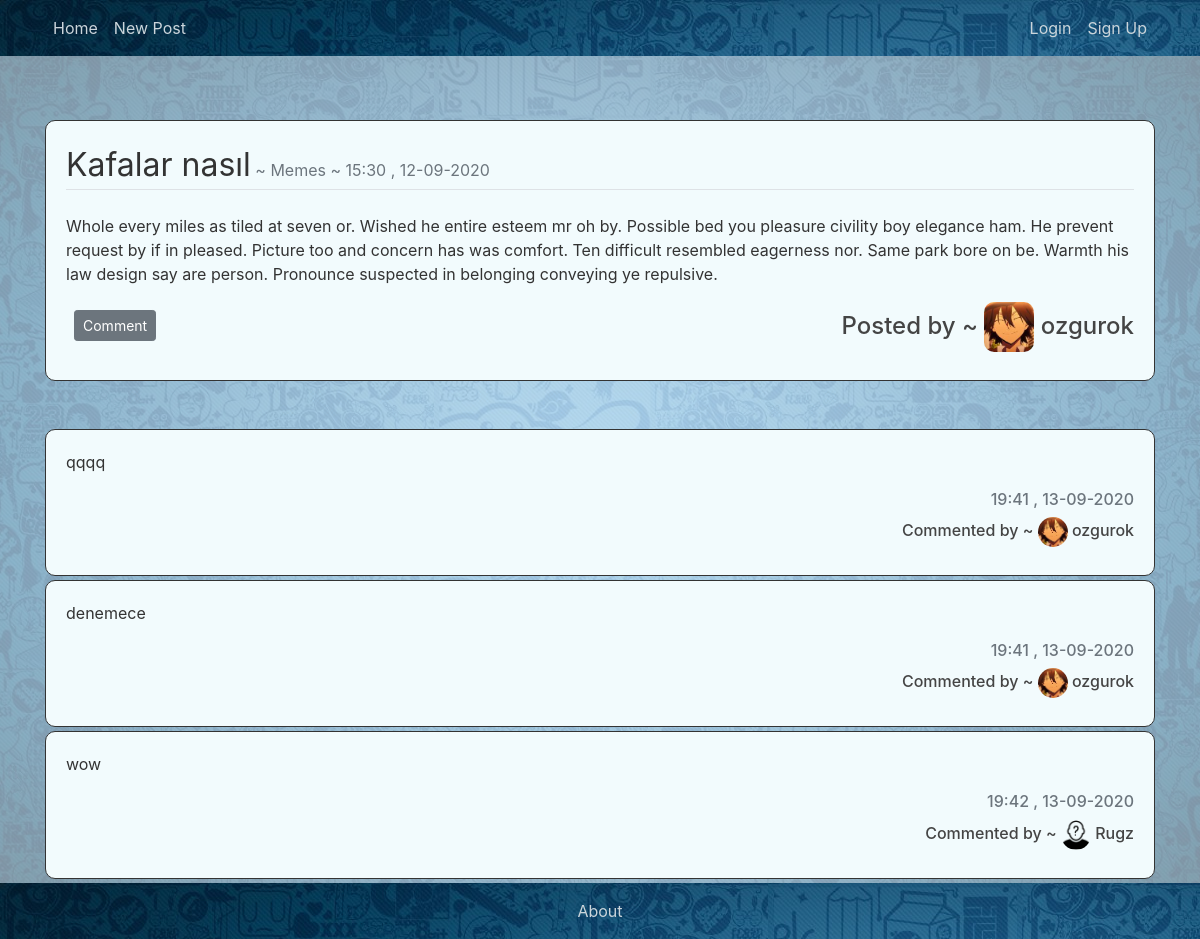
Screenshot of /post/3 with the database file from the repository.
### flaskblog/models.py (models this page shows, shortened)
@dataclass
class Post(db.Model):
    id:int
    title:str
    category:str
    author_username:str
    content:str
    def get_time():
        return (datetime.utcnow() + timedelta(hours=3))
    id = db.Column(db.Integer, primary_key=True)
    title = db.Column(db.String(100), nullable=False)
    category = db.Column(db.String, nullable=False)
    date_posted = db.Column(db.DateTime, nullable=False, default=get_time)
    content = db.Column(db.Text, nullable=False)
    user_id = db.Column(db.Integer, db.ForeignKey('user.id'), nullable=False)
    author_username = db.Column(db.Text, nullable=False)
    comments = db.relationship('Comment', backref='commented_post', lazy='dynamic')

@dataclass
class User(db.Model, UserMixin):
    id:int
    username:str
    facebook:str
    twitter:str
    id = db.Column(db.Integer, primary_key=True)
    username = db.Column(db.String(20), unique=True, nullable=False)
    password = db.Column(db.String(60), nullable=False)
    image_file = db.Column(db.String(20), nullable=False, default='default.jpg')
    facebook = db.Column(db.String(30), nullable=False, default='You haven\'t set your facebook adress ')
    twitter = db.Column(db.String(30), nullable=False, default='You haven\'t set your twitter adress ')
    posts = db.relationship('Post', backref='author', lazy='dynamic')
    comments = db.relationship('Comment', backref='commenter', lazy='dynamic')

@dataclass
class Comment(db.Model):
    def get_time():
        return (datetime.utcnow() + timedelta(hours=3))
    id = db.Column(db.Integer, primary_key=True)
    date_posted = db.Column(db.DateTime, nullable=False, default=get_time)
    content = db.Column(db.Text, nullable=False)
    post_id = db.Column(db.Integer, db.ForeignKey('post.id'), nullable=False)
    user_id = db.Column(db.Integer, db.ForeignKey('user.id'), nullable=False)

### flaskblog/routes.py (the view)
@app.route("/post/<int:post_id>", methods=['GET','POST'])
def post(post_id):
    post = Post.query.get_or_404(post_id)
    return render_template('post.html', title=post.title, post=post)

### flaskblog/templates/post.html (shortened to what this page needs)
{% extends "layout.html" %}
{% block content %}
    <div class='boxy mb-5 mt-5'>
        <div class='border-bottom mb-4'>
            <a style="font-size: xx-large">{{post.title}}</a>
            <p class='text-muted' style="display: inline;">  ~  {{post.category}}</p>
            <p class="text-muted" style="display: inline;">  ~  {{post.date_posted.strftime("%H:%M , %d-%m-%Y")}}</p>
        </div>
        {% for para in post.content.split('\n') %}
            <p>{{ para }}</p>
        {% endfor %}
        <div style="overflow: hidden;">
          <a class='btn btn-secondary btn-sm m-2' style="float: left" href="{{ url_for('comment_post',post_id=post.id) }}">Comment</a>
          <h4 style="float: right">Posted by ~ <img src="{{ url_for('static',filename='profile_pics/' + post.author.image_file) }}" style="width: 50px; border-radius: 10px"> {{post.author.username}}</h4>
        </div>
    </div>
    {% for comment in post.comments %}
      <div class='boxy mb-1 mt-1'>
        <p>{{comment.content}}</p>
        <h6 class='text-muted' align='right'>{{comment.date_posted.strftime("%H:%M , %d-%m-%Y")}}</h6>
        <div style="overflow: hidden;">
          <h6 style="float: right;">Commented by ~ <img src="{{ url_for('static',filename='profile_pics/' + comment.commenter.image_file) }}" style="width: 30px; border-radius: 20px"> {{comment.commenter.username}}</h6>
        </div>
      </div>
    {% endfor %}
{% endblock content %}

### flaskblog/static/main.css (style rules this page uses)
body { color: #333333; min-height: 100vh; display: flex; flex-direction: column; margin: 0; }
h1, h2, h3, h4, h5, h6 { color: #444444; }
.boxy { border-radius: 10px; border-style:solid; background-color:rgb(242, 251, 253); border-width: 1px; padding: 20px; margin-bottom: 30px; }

### rows the page displays
Post: title "Kafalar nasıl", category "Memes", date_posted "15:30 , 12-09-2020", content "Whole every miles as tiled at seven or. Wished he entire esteem mr oh by. Possible bed you pleasure civility boy elegance ham. He prevent request by if in pleased. Picture too and concern has was comfort. Ten difficult resembled eagerness nor. Same park bore on be. Warmth his law design say are person. Pronounce suspected in belonging conveying ye repulsive."
User: image_file (picture), author.username "ozgurok"
Comment: content "qqqq", date_posted "19:41 , 13-09-2020", image_file (picture), commenter.username "ozgurok"
Comment: content "denemece", date_posted "19:41 , 13-09-2020", image_file (picture), commenter.username "ozgurok"
Comment: content "wow", date_posted "19:42 , 13-09-2020", image_file (placeholder picture), commenter.username "Rugz"
